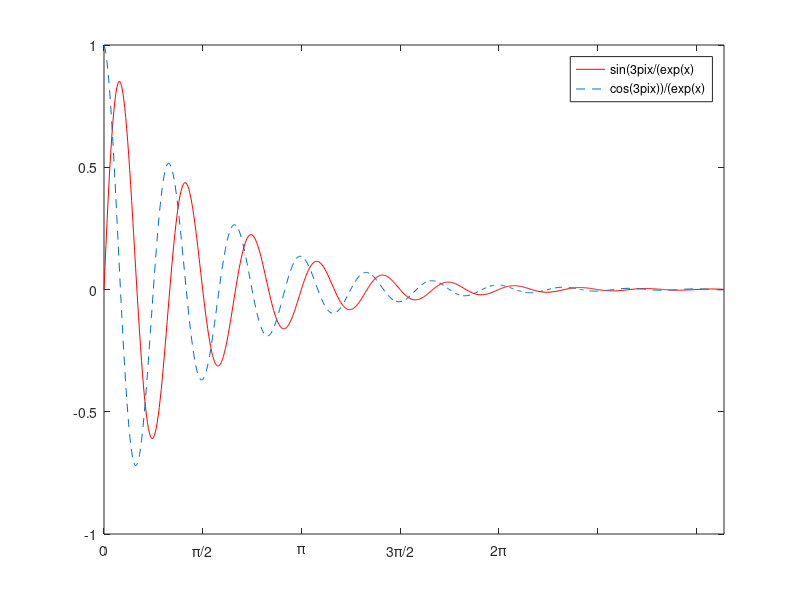
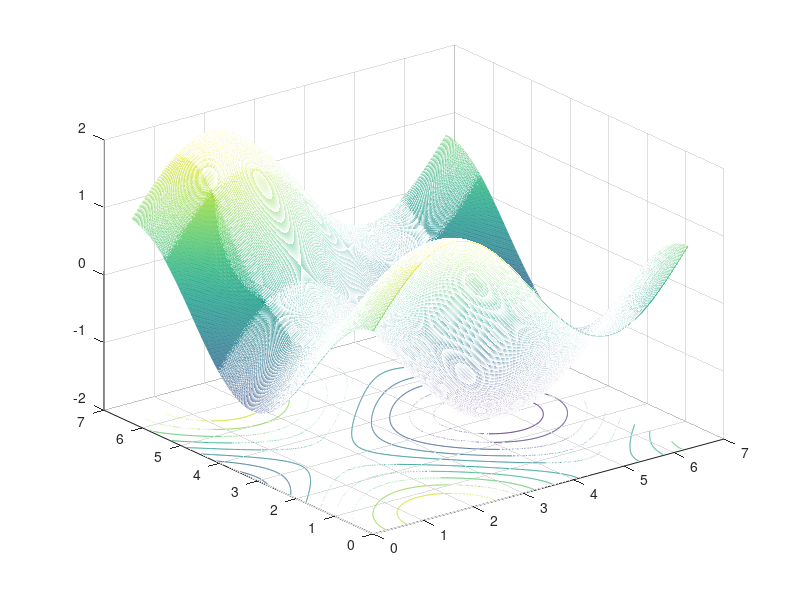
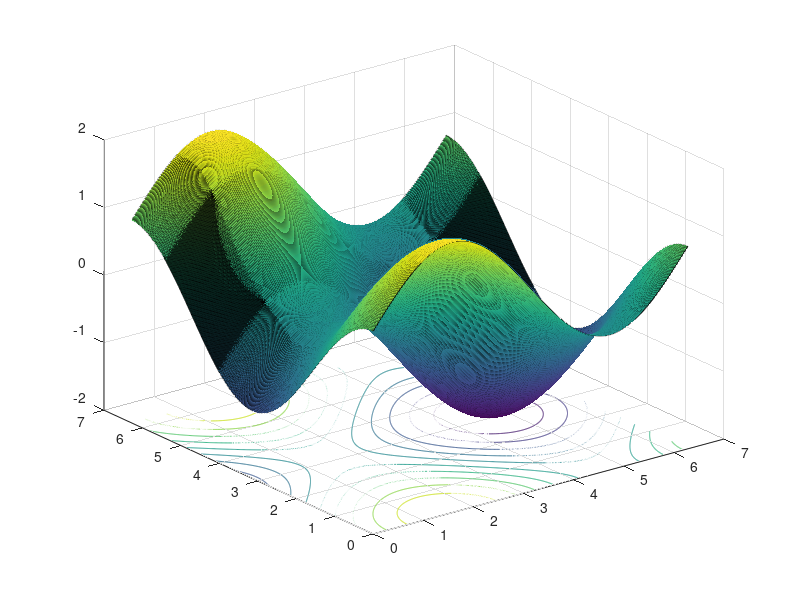

Write MATLAB code to recreate these figures, in order. (Note: this script raises an error after producing the figures.)
x=0:0.01:2*pi;
y1=(sin(3*pi*x))./(exp(x));
y2=(cos(3*pi*x))./(exp(x));
plot(x,y1,'r')
xlim([0 2*pi]);
hold on
plot(x,y2,'--')
xlim([0 2*pi]);
legend('sin(3pix/(exp(x)','cos(3pix))/(exp(x)');

xticklabels({'0','\pi/2','\pi','3\pi/2','2\pi'});
%%
% t=0:0.01:2*pi;
% y=sin(t);
% x=cos(t);
% [X,Y]=meshgrid(x,y);
% T=X+Y;
% figure
% mesh(X,Y,T);
% meshc(X,Y,T);
figure
x=0:0.01:2*pi;
y=0:0.01:2*pi;
[X,Y]=meshgrid(x,y);
Z=sin(X)+cos(Y);
mesh(X,Y,Z);
meshc(X,Y,Z);
figure
surf(X,Y,Z);
surfc(X,Y,Z);
%%
syms x y

y=x^2+5*x+6;
raices=solve(y);
criticos=solve(simplify(diff(y)));

ezplot(y);
hold on
for i=1:length(raices)
    text(raices(i),0,'o');
end

coordenada=eval(subs(y,criticos));

text(criticos,coordenada,'x');



